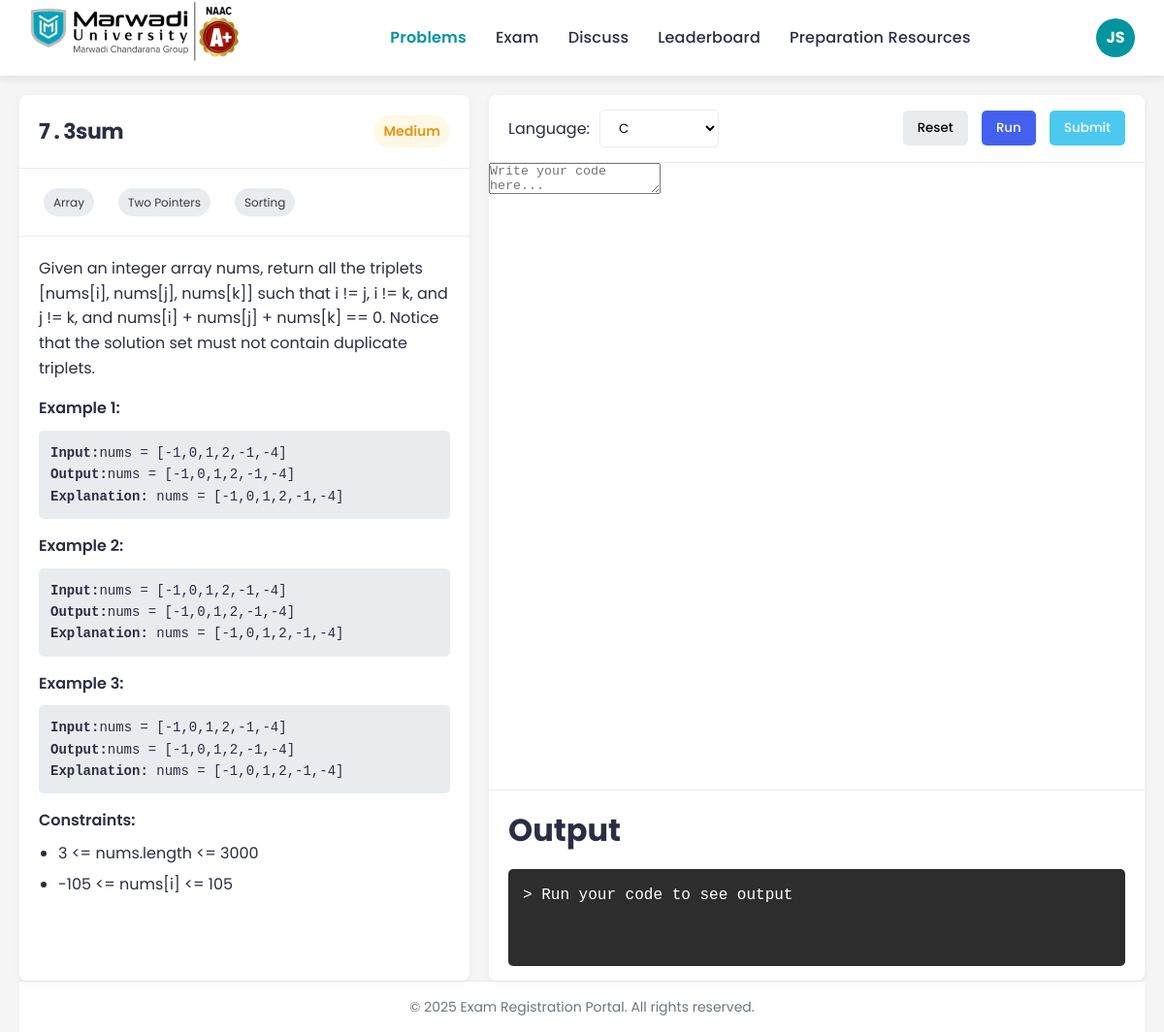
Screenshot of /view/php/compiler.php?question_id=7 (signed in) with the database file from the repository.
### tables this page shows
CREATE TABLE `questions` (
  `question_id` int(11) NOT NULL,
  `question_title` varchar(255) NOT NULL,
  `description` text NOT NULL,
  `testcase` text NOT NULL,
  `expected_output` text NOT NULL,
  `example_testcase_1` text NOT NULL,
  `example_outcome_1` text NOT NULL,
  `explanation_1` text NOT NULL,
  `example_testcase_2` text NOT NULL,
  `example_outcome_2` text NOT NULL,
  `explanation_2` text NOT NULL,
  `example_testcase_3` text NOT NULL,
  `example_outcome_3` text NOT NULL,
  `explanation_3` text NOT NULL,
  `tags` text NOT NULL,
  `difficulty` text NOT NULL,
  `constraints` text NOT NULL
);

### view/php/compiler.php (the view, shortened to what this page needs)
<?php
require_once '../../config/db.config.php';
try {
    if (isset($_GET['question_id'])) {
        $question_id = $_GET['question_id'];
        $stmt = $conn->prepare('SELECT * FROM questions WHERE question_id = :question_id');
        $stmt->execute(['question_id' => $question_id]);
        $questions = $stmt->fetchAll();
        $question = $questions[0];
    } else {
        header("Location: ./question_list.php");
        exit;
    }
} catch (\PDOException $e) {
    echo "Database connection failed: " . $e->getMessage();
    die();
}
?>
<!DOCTYPE html>
<html lang="en">
<head>
    <link href="https://cdnjs.cloudflare.com/ajax/libs/font-awesome/6.0.0-beta3/css/all.min.css" rel="stylesheet">
    <link href="https://cdnjs.cloudflare.com/ajax/libs/inter/3.19.3/inter.css" rel="stylesheet">
    <link rel="stylesheet" href="https://cdnjs.cloudflare.com/ajax/libs/codemirror/5.65.2/codemirror.min.css">
    <link rel="stylesheet" href="https://cdnjs.cloudflare.com/ajax/libs/codemirror/5.65.2/theme/monokai.min.css">
    <link rel="stylesheet" href="../css/compiler.css">
</head>
<body>
     <?php include '../../includes/header.php';?>
    <div class="container">
        <main>
            <div class="problem-panel">
                <div class="problem-header">
                    <div class="problem-title"><?php echo htmlspecialchars($question['question_id']); ?> . <?php echo htmlspecialchars($question['question_title']); ?></div>
                    <?php
    $difficulty = htmlspecialchars($question['difficulty']);
    $difficultyClass = '';
    if ($difficulty === 'Easy') {
        $difficultyClass = 'easy';
    } elseif ($difficulty === 'Medium') {
        $difficultyClass = 'medium';
    } elseif ($difficulty === 'Hard') {
        $difficultyClass = 'hard';
    }
?>
<div class="problem-difficulty <?php echo $difficultyClass; ?>">
    <?php echo $difficulty; ?>
</div>
                </div>
                <div class="problem-meta">
                    <?php
                    $tags = explode(',', $question['tags']);
                    for ($i = 0; $i < count($tags); $i++) {
                        $tags[$i] = trim($tags[$i]);
                        echo '<div class="tag">' . $tags[$i] . '</div>';
                    }
                    ?>
                </div>
                <div class="problem-content">
                    <p><?php echo htmlspecialchars($question['description']); ?></p>
                    <h3>Example 1:</h3>
                    <?php  echo '<div class="code-example"><b>Input:</b>' .  htmlspecialchars($question['example_testcase_1']) . '<br><b>Output:</b>' .  htmlspecialchars($question['example_outcome_1']) . '<br><b>Explanation:</b> ' .  htmlspecialchars($question['explanation_1']).'</div>';?>
                    <h3>Example 2:</h3>
                    <?php  echo '<div class="code-example"><b>Input:</b>' .  htmlspecialchars($question['example_testcase_2']) . '<br><b>Output:</b>' .  htmlspecialchars($question['example_outcome_2']) . '<br><b>Explanation:</b> ' .  htmlspecialchars($question['explanation_2']).'</div>';?>
                    <h3>Example 3:</h3>
                    <?php  echo '<div class="code-example"><b>Input:</b>' .  htmlspecialchars($question['example_testcase_3']) . '<br><b>Output:</b>' .  htmlspecialchars($question['example_outcome_3']) . '<br><b>Explanation:</b> ' .  htmlspecialchars($question['explanation_3']).'</div>';?>
                    <h3>Constraints:</h3>
                    <ul>
                    <?php
                    $constraints = explode(',', $question['constraints']);
                    for ($i = 0; $i < count($constraints); $i++) {
                        $constraints[$i] = trim($constraints[$i]);
                        echo '<li>' . $constraints[$i] . '</li>';
                    }
                    ?>
                    </ul>
                </div>
            </div>
            <div class="editor-panel">
                <div class="editor-header">
                    <div class="language-select">
                        <span>Language:</span>
                        <select id="language-selector" class="language-selector" title="Select programming language">
                            <option value="c">C</option>
                        </select>
                    </div>
                    <div class="editor-actions">
                        <button class="reset">Reset</button>
                        <button class="run" onclick="executeCode()">Run</button>
                        <button class="submit">Submit</button>
                    </div>
                </div>
                <div class="editor-container">
                    <textarea
                        id="code-editor"
                        title="Code editor"
                        placeholder="Write your code here..."
                    ></textarea>
                </div>
                <div class="editor-footer">
                    <div class="test-cases">
                        <h1>Output</h1>
                    </div>
                    <div class="output-panel" id="output-panel">
                        > Run your code to see output
                    </div>
                </div>
            </div>
        </main>
        <?php include '../../includes/footer.php';?>
    </div>
</body>
</html>

### view/css/compiler.css (style rules this page uses)
:root { --primary: #4361ee; --secondary: #3f37c9; --success: #4cc9f0; --danger: #f72585; --warning: #f8961e; --info: #56cfe1; --dark: #2b2d42; --light: #f8f9fa; --gray: #6c757d; --gray-dark: #343a40; --gray-light: #e9ecef; --ui-font: 'Poppins', 'Segoe UI', Tahoma, Geneva, Verdana, sans-serif; --code-font: 'Consolas', 'Monaco', 'Courier New', monospace; }
* { margin: 0; padding: 0; box-sizing: border-box; }
body { background-color: #f5f5f5; color: var(--dark); line-height: 1.6; font-weight: 400; font-family: var(--ui-font); }
.container { max-width: 100%; margin: 0 auto; padding: 0 20px; }
main { display: flex; margin-top: 20px; height: calc(100vh - 100px); }
.problem-panel { flex: 0 0 40%; background-color: white; border-radius: 8px; box-shadow: 0 2px 10px rgba(0, 0, 0, 0.05); overflow: auto; margin-right: 20px; display: flex; flex-direction: column; }
.problem-header { padding: 20px; border-bottom: 1px solid var(--gray-light); display: flex; justify-content: space-between; align-items: center; }
.problem-title { font-size: 22px; font-weight: 700; letter-spacing: -0.5px; }
.problem-difficulty { padding: 5px 10px; border-radius: 20px; font-size: 14px; font-weight: 600; background-color: #e9fae9; color: #3a9953; }
.problem-difficulty.medium { background-color: #fff8e6; color: #e69711; }
.problem-meta { display: flex; padding: 15px 20px; border-bottom: 1px solid var(--gray-light); color: var(--gray); font-size: 14px; }
.problem-meta div { margin-right: 20px; display: flex; align-items: center; }
.problem-content { padding: 20px; flex: 1; overflow: auto; line-height: 1.6; }
.problem-content h3 { margin: 15px 0 8px; font-weight: 600; font-size: 16px; color: var(--dark); }
.problem-content p { margin-bottom: 16px; }
.code-example { background-color: var(--gray-light); padding: 12px; border-radius: 5px; margin: 10px 0; font-family: var(--code-font); white-space: pre-wrap; font-size: 14px; }
.problem-content ul { padding-left: 20px; margin-bottom: 16px; }
.problem-content li { margin-bottom: 6px; }
.tag { background-color: var(--gray-light); padding: 5px 10px; border-radius: 20px; margin: 5px; font-size: 12px; color: var(--gray-dark); }
.editor-panel { flex: 1; display: flex; flex-direction: column; background-color: white; border-radius: 8px; box-shadow: 0 2px 10px rgba(0, 0, 0, 0.05); overflow: hidden; }
.editor-header { padding: 15px 20px; border-bottom: 1px solid var(--gray-light); display: flex; justify-content: space-between; align-items: center; }
.language-select { display: flex; align-items: center; }
.language-select select { padding: 8px 15px; border-radius: 5px; border: 1px solid var(--gray-light); background-color: white; margin-left: 10px; cursor: pointer; font-family: inherit; }
.editor-actions button { background-color: var(--gray-light); border: none; padding: 8px 15px; border-radius: 5px; margin-left: 10px; cursor: pointer; font-weight: 500; transition: all 0.3s ease; font-family: inherit; }
.editor-actions button.run { background-color: var(--primary); color: white; }
.editor-actions button.submit { background-color: var(--success); color: white; }
.editor-container { flex: 1; overflow: hidden; position: relative; font-family: var(--code-font); font-size: 14px; }
.editor-footer { padding: 15px 20px; border-top: 1px solid var(--gray-light); }
.test-cases { margin-bottom: 15px; }
.output-panel { padding: 15px; background-color: #2d2d2d; color: white; border-radius: 5px; font-family: var(--code-font); overflow: auto; height: 100px; }

### rows the page displays
questions: question_id "7", question_title "3sum", difficulty "Medium", description "Given an integer array nums, return all the triplets [nums[i], nums[j], nums[k]] such that i != j, i != k, and j != k, and nums[i] + nums[j] + nums[k] == 0. Notice that the solution set must not contain duplicate triplets.", example_testcase_1 "nums = [-1,0,1,2,-1,-4]", example_outcome_1 "nums = [-1,0,1,2,-1,-4]", explanation_1 "nums = [-1,0,1,2,-1,-4]", example_testcase_2 "nums = [-1,0,1,2,-1,-4]", example_outcome_2 "nums = [-1,0,1,2,-1,-4]", explanation_2 "nums = [-1,0,1,2,-1,-4]", example_testcase_3 "nums = [-1,0,1,2,-1,-4]", example_outcome_3 "nums = [-1,0,1,2,-1,-4]", explanation_3 "nums = [-1,0,1,2,-1,-4]"

### other values shown
$tags[$i] "Array"
$tags[$i] "Two Pointers"
$tags[$i] "Sorting"
$constraints[$i] "3 <= nums.length <= 3000"
$constraints[$i] "-105 <= nums[i] <= 105"
